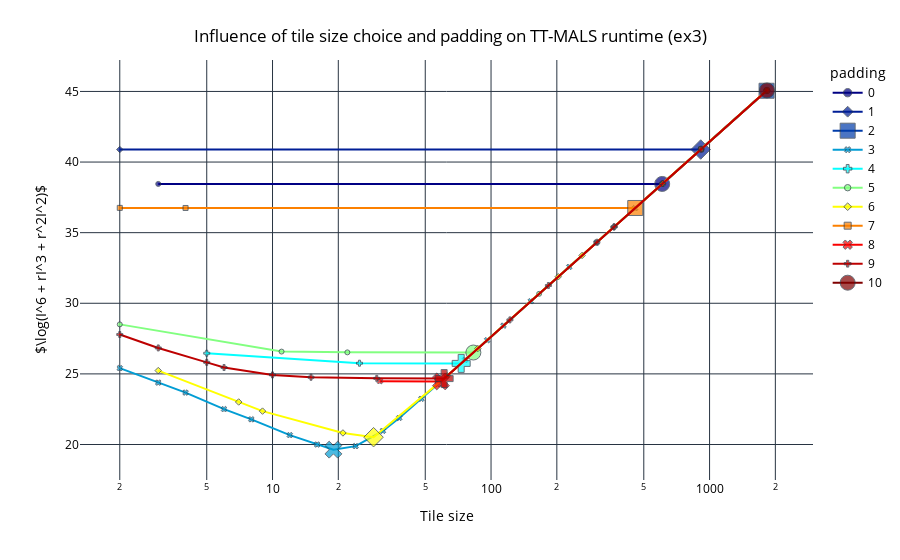

The code cell stored with this chart in its notebook:
### Markdown cell above
Explore effects of padding

### Code cell
# show different cases: when it helps and when it cannot improve the situation
line_plot_padding_tile_size_tt_mals_runtime_per_matrix(padding_df, "ex3")

### Figure 1 — Plotly figure (JSON) as saved in the notebook; plotly's stock layout.template omitted (floating-point values rounded to 4 significant figures)
{"data": [{"hovertemplate": "padding=0<br>Tile size=%{x}<br>log_obj_func=%{y}<extra></extra>", "legendgroup": "0", "line": {"color": "rgb(0, 0, 131)", "dash": "solid"}, "marker": {"symbol": "circle", "size": [5, 15, 5]}, "mode": "lines+markers", "name": "0", "orientation": "v", "showlegend": true, "x": [3.0, 607.0, 1821.0], "xaxis": "x", "y": [38.45, 38.45, 45.04], "yaxis": "y", "type": "scatter"}, {"hovertemplate": "padding=1<br>Tile size=%{x}<br>log_obj_func=%{y}<extra></extra>", "legendgroup": "1", "line": {"color": "rgb(0, 30, 150)", "dash": "solid"}, "marker": {"symbol": "diamond", "size": [5, 15, 5]}, "mode": "lines+markers", "name": "1", "orientation": "v", "showlegend": true, "x": [2.0, 911.0, 1822.0], "xaxis": "x", "y": [40.89, 40.89, 45.05], "yaxis": "y", "type": "scatter"}, {"hovertemplate": "padding=2<br>Tile size=%{x}<br>log_obj_func=%{y}<extra></extra>", "legendgroup": "2", "line": {"color": "rgb(0, 60, 170)", "dash": "solid"}, "marker": {"symbol": "square", "size": [15]}, "mode": "lines+markers", "name": "2", "orientation": "v", "showlegend": true, "x": [1823.0], "xaxis": "x", "y": [45.05], "yaxis": "y", "type": "scatter"}, {"hovertemplate": "padding=3<br>Tile size=%{x}<br>log_obj_func=%{y}<extra></extra>", "legendgroup": "3", "line": {"color": "rgb(2, 157, 212)", "dash": "solid"}, "marker": {"symbol": "x", "size": [5, 5, 5, 5, 5, 5, 5, 15, 5, 5, 5, 5, 5, 5, 5, 5, 5, 5, 5, 5, 5, 5, 5]}, "mode": "lines+markers", "name": "3", "orientation": "v", "showlegend": true, "x": [2.0, 3.0, 4.0, 6.0, 8.0, 12.0, 16.0, 19.0, 24.0, 32.0, 38.0, 48.0, 57.0, 76.0, 96.0, 114.0, 152.0, 228.0, 304.0, 456.0, 608.0, 912.0, 1824.0], "xaxis": "x", "y": [25.41, 24.38, 23.68, 22.51, 21.78, 20.67, 20.0, 19.64, 19.89, 20.97, 21.88, 23.24, 24.26, 25.99, 27.39, 28.42, 30.14, 32.58, 34.3, 36.73, 38.46, 40.89, 45.05], "yaxis": "y", "type": "scatter"}, {"hovertemplate": "padding=4<br>Tile size=%{x}<br>log_obj_func=%{y}<extra></extra>", "legendgroup": "4", "line": {"color": "rgb(5, 255, 255)", "dash": "solid"}, "marker": {"symbol": "cross", "size": [5, 5, 15, 5, 5]}, "mode": "lines+markers", "name": "4", "orientation": "v", "showlegend": true, "x": [5.0, 25.0, 73.0, 365.0, 1825.0], "xaxis": "x", "y": [26.46, 25.76, 25.74, 35.4, 45.06], "yaxis": "y", "type": "scatter"}, {"hovertemplate": "padding=5<br>Tile size=%{x}<br>log_obj_func=%{y}<extra></extra>", "legendgroup": "5", "line": {"color": "rgb(130, 255, 128)", "dash": "solid"}, "marker": {"symbol": "circle", "size": [5, 5, 5, 15, 5, 5, 5]}, "mode": "lines+markers", "name": "5", "orientation": "v", "showlegend": true, "x": [2.0, 11.0, 22.0, 83.0, 166.0, 913.0, 1826.0], "xaxis": "x", "y": [28.51, 26.58, 26.52, 26.51, 30.67, 40.9, 45.06], "yaxis": "y", "type": "scatter"}, {"hovertemplate": "padding=6<br>Tile size=%{x}<br>log_obj_func=%{y}<extra></extra>", "legendgroup": "6", "line": {"color": "rgb(255, 255, 0)", "dash": "solid"}, "marker": {"symbol": "diamond", "size": [5, 5, 5, 5, 15, 5, 5, 5, 5, 5, 5]}, "mode": "lines+markers", "name": "6", "orientation": "v", "showlegend": true, "x": [3.0, 7.0, 9.0, 21.0, 29.0, 63.0, 87.0, 203.0, 261.0, 609.0, 1827.0], "xaxis": "x", "y": [25.23, 23.01, 22.37, 20.82, 20.52, 24.86, 26.8, 31.88, 33.39, 38.47, 45.06], "yaxis": "y", "type": "scatter"}, {"hovertemplate": "padding=7<br>Tile size=%{x}<br>log_obj_func=%{y}<extra></extra>", "legendgroup": "7", "line": {"color": "rgb(252, 128, 0)", "dash": "solid"}, "marker": {"symbol": "square", "size": [5, 5, 15, 5, 5]}, "mode": "lines+markers", "name": "7", "orientation": "v", "showlegend": true, "x": [2.0, 4.0, 457.0, 914.0, 1828.0], "xaxis": "x", "y": [36.76, 36.75, 36.75, 40.91, 45.07], "yaxis": "y", "type": "scatter"}, {"hovertemplate": "padding=8<br>Tile size=%{x}<br>log_obj_func=%{y}<extra></extra>", "legendgroup": "8", "line": {"color": "rgb(250, 0, 0)", "dash": "solid"}, "marker": {"symbol": "x", "size": [5, 15, 5]}, "mode": "lines+markers", "name": "8", "orientation": "v", "showlegend": true, "x": [31.0, 59.0, 1829.0], "xaxis": "x", "y": [24.48, 24.47, 45.07], "yaxis": "y", "type": "scatter"}, {"hovertemplate": "padding=9<br>Tile size=%{x}<br>log_obj_func=%{y}<extra></extra>", "legendgroup": "9", "line": {"color": "rgb(189, 0, 0)", "dash": "solid"}, "marker": {"symbol": "cross", "size": [5, 5, 5, 5, 5, 5, 5, 15, 5, 5, 5, 5, 5, 5, 5]}, "mode": "lines+markers", "name": "9", "orientation": "v", "showlegend": true, "x": [2.0, 3.0, 5.0, 6.0, 10.0, 15.0, 30.0, 61.0, 122.0, 183.0, 305.0, 366.0, 610.0, 915.0, 1830.0], "xaxis": "x", "y": [27.79, 26.84, 25.82, 25.45, 24.93, 24.76, 24.68, 24.67, 28.82, 31.26, 34.32, 35.42, 38.48, 40.91, 45.07], "yaxis": "y", "type": "scatter"}, {"hovertemplate": "padding=10<br>Tile size=%{x}<br>log_obj_func=%{y}<extra></extra>", "legendgroup": "10", "line": {"color": "rgb(128, 0, 0)", "dash": "solid"}, "marker": {"symbol": "circle", "size": [15]}, "mode": "lines+markers", "name": "10", "orientation": "v", "showlegend": true, "x": [1831.0], "xaxis": "x", "y": [45.08], "yaxis": "y", "type": "scatter"}], "layout": {"xaxis": {"anchor": "y", "domain": [0.0, 1.0], "title": {"text": "Tile size"}, "type": "log"}, "yaxis": {"anchor": "x", "domain": [0.0, 1.0], "title": {"text": "$\\log(I^6 + rI^3 + r^2I^2)$"}}, "legend": {"title": {"text": "padding"}, "tracegroupgap": 0}, "margin": {"t": 60}, "title": {"text": "Influence of tile size choice and padding on TT-MALS runtime (ex3)", "x": 0.5, "xanchor": "center", "yanchor": "top"}, "font": {"color": "black"}, "plot_bgcolor": "white", "paper_bgcolor": "white"}}
